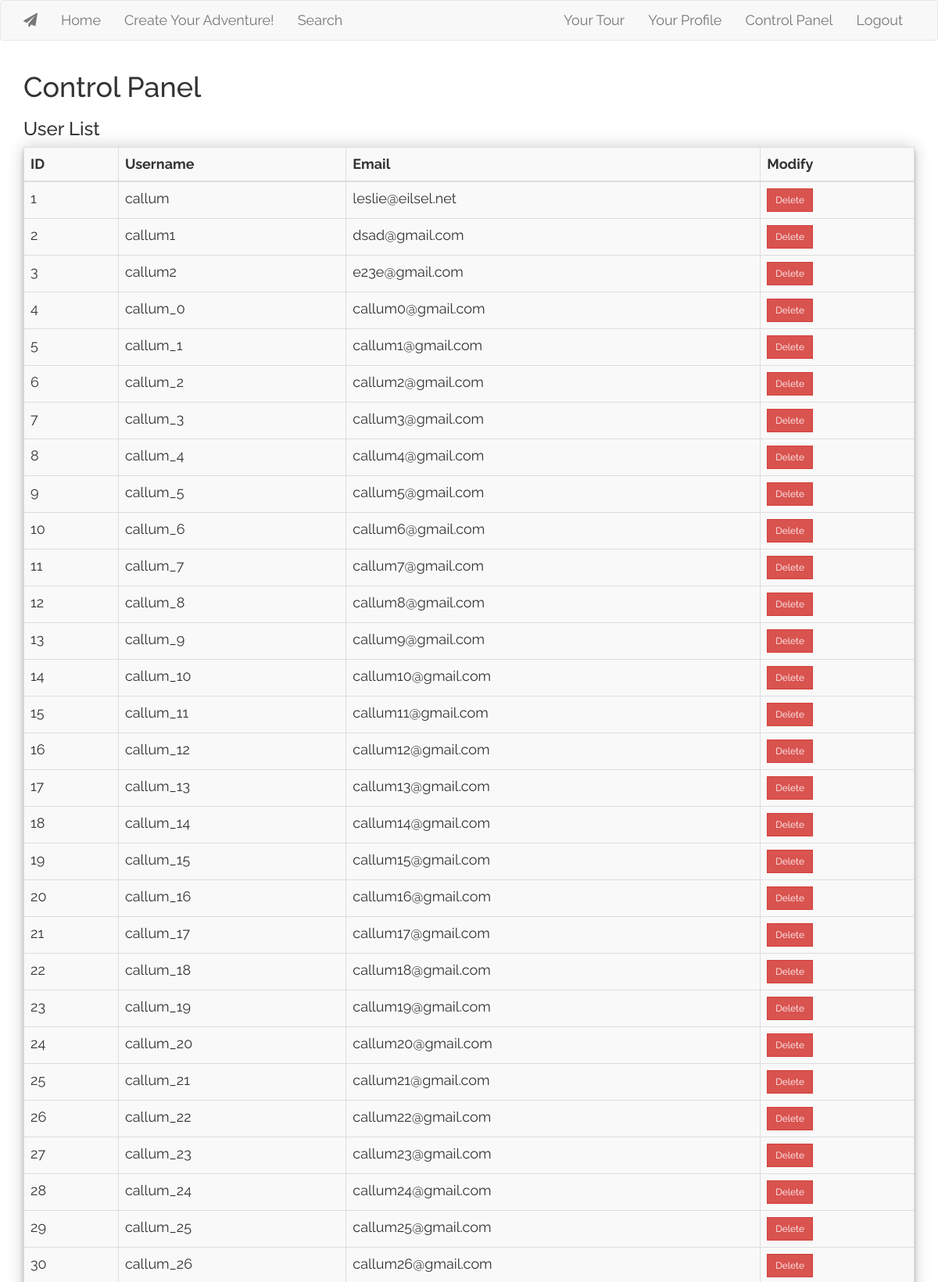
The page /admin (signed in, upper part) on the database its author committed.
### app/models.py (models this page shows, shortened)
class User(UserMixin, database.Model):
    id = database.Column(database.Integer, primary_key=True)
    username = database.Column(database.String(32), index=True, unique=True)
    name = database.Column((database.String(64)))
    email = database.Column(database.String(50), index=True, unique=True)
    password = database.Column(database.String(128))
    access = database.Column(database.String(10), default = '')
    description = database.Column(database.String(128))
    f_status = database.Column(database.Boolean, default = False)
    ratings = database.Column(database.Float)
    @classmethod
    def get_all_users(cls, user_list = []):
        user_list = cls.query.all()
        return user_list

### app/routes.py (the view)
@app.route('/admin')
@login_required
def admin():
    user = User().get_all_users()
    return render_template('admin.html', title = 'Control Panel', user = user)

### app/models.py (called while the page is built)
@login.user_loader
def load_user(id):
    return User.query.get(int(id))

### app/templates/admin.html
{% extends "base.html" %}
{% block app_content %}
        <h1>Control Panel</h1>
        <h3>User List</h3>
        <table class = "table table-striped table-hover table-bordered table-responsive">
         <thead>
                <tr>
                        <th>ID</th>
                        <th>Username</th>
                        <th>Email</th>
                        <th>Modify</th>
                </tr>
         </thead>
         <tbody>
                        {% for u in user %}
                        <tr>
                        <td>{{u.id}}</td>
                        <td>{{u.username}}</td>
                        <td>{{u.email}}</td>
                        <form action="" method="post">
                        <td><a href="{{ url_for('deleteuser', id=u.id) }}"><button class = "btn btn-secondary btn-sm btn-danger">{{ ('Delete') }}</a></button></td>
                        </form></tr>
                        {% endfor %}
        </tbody>
        </table>
{% endblock %}

### app/static/main.css (style rules this page uses)
table { width: 100% !important; align-content: center !important; box-shadow: 0 0 20px 0 rgba(0, 0, 0, 0.2), 0 5px 5px 0 rgba(0, 0, 0, 0.24); background: #F9F9F9; }
body { font: 18px Raleway, sans-serif !important; }
a, a:hover, a:active, a:visited { color: white; }
form { background: #F9F9F9; padding: 25px; margin: 150px 0; box-shadow: 0 0 20px 0 rgba(0, 0, 0, 0.2), 0 5px 5px 0 rgba(0, 0, 0, 0.24); }
.btn { border-radius: 0; }

### rows shown on the page
User: id "1", username "callum", email "leslie@eilsel.net", value "Delete"
User: id "2", username "callum1", email "dsad@gmail.com", value "Delete"
User: id "3", username "callum2", email "e23e@gmail.com", value "Delete"
User: id "4", username "callum_0", email "callum0@gmail.com", value "Delete"
User: id "5", username "callum_1", email "callum1@gmail.com", value "Delete"
User: id "6", username "callum_2", email "callum2@gmail.com", value "Delete"
User: id "7", username "callum_3", email "callum3@gmail.com", value "Delete"
User: id "8", username "callum_4", email "callum4@gmail.com", value "Delete"
User: id "9", username "callum_5", email "callum5@gmail.com", value "Delete"
User: id "10", username "callum_6", email "callum6@gmail.com", value "Delete"
User: id "11", username "callum_7", email "callum7@gmail.com", value "Delete"
User: id "12", username "callum_8", email "callum8@gmail.com", value "Delete"
User: id "13", username "callum_9", email "callum9@gmail.com", value "Delete"
User: id "14", username "callum_10", email "callum10@gmail.com", value "Delete"
User: id "15", username "callum_11", email "callum11@gmail.com", value "Delete"
User: id "16", username "callum_12", email "callum12@gmail.com", value "Delete"
User: id "17", username "callum_13", email "callum13@gmail.com", value "Delete"
User: id "18", username "callum_14", email "callum14@gmail.com", value "Delete"
User: id "19", username "callum_15", email "callum15@gmail.com", value "Delete"
User: id "20", username "callum_16", email "callum16@gmail.com", value "Delete"
User: id "21", username "callum_17", email "callum17@gmail.com", value "Delete"
User: id "22", username "callum_18", email "callum18@gmail.com", value "Delete"
User: id "23", username "callum_19", email "callum19@gmail.com", value "Delete"
User: id "24", username "callum_20", email "callum20@gmail.com", value "Delete"
User: id "25", username "callum_21", email "callum21@gmail.com", value "Delete"
User: id "26", username "callum_22", email "callum22@gmail.com", value "Delete"
User: id "27", username "callum_23", email "callum23@gmail.com", value "Delete"
User: id "28", username "callum_24", email "callum24@gmail.com", value "Delete"
User: id "29", username "callum_25", email "callum25@gmail.com", value "Delete"
User: id "30", username "callum_26", email "callum26@gmail.com", value "Delete"
